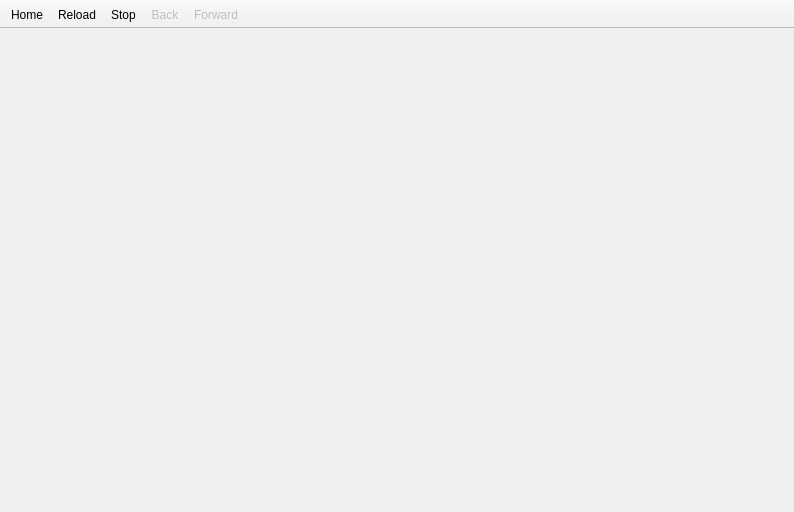
<?xml version="1.0" encoding="UTF-8"?>
<ui version="4.0">
 <class>BrowserWindow</class>
 <widget class="QMainWindow" name="BrowserWindow">
  <property name="geometry">
   <rect>
    <x>0</x>
    <y>0</y>
    <width>794</width>
    <height>512</height>
   </rect>
  </property>
  <property name="sizePolicy">
   <sizepolicy hsizetype="Minimum" vsizetype="Minimum">
    <horstretch>0</horstretch>
    <verstretch>0</verstretch>
   </sizepolicy>
  </property>
  <property name="windowTitle">
   <string>Browser</string>
  </property>
  <property name="windowIcon">
   <iconset resource="../../res/botfather.qrc">
    <normaloff>:/logo_v2.png</normaloff>:/logo_v2.png</iconset>
  </property>
  <widget class="QWidget" name="centralwidget">
   <layout class="QVBoxLayout" name="verticalLayout">
    <property name="leftMargin">
     <number>0</number>
    </property>
    <property name="topMargin">
     <number>0</number>
    </property>
    <property name="rightMargin">
     <number>0</number>
    </property>
    <property name="bottomMargin">
     <number>0</number>
    </property>
   </layout>
  </widget>
  <widget class="QToolBar" name="toolBar">
   <property name="enabled">
    <bool>true</bool>
   </property>
   <property name="windowTitle">
    <string>toolBar</string>
   </property>
   <property name="movable">
    <bool>false</bool>
   </property>
   <property name="floatable">
    <bool>false</bool>
   </property>
   <attribute name="toolBarArea">
    <enum>TopToolBarArea</enum>
   </attribute>
   <attribute name="toolBarBreak">
    <bool>false</bool>
   </attribute>
   <addaction name="actionHome"/>
   <addaction name="actionReload"/>
   <addaction name="actionStop"/>
   <addaction name="actionBack"/>
   <addaction name="actionForward"/>
  </widget>
  <action name="actionHome">
   <property name="icon">
    <iconset resource="../../res/botfather.qrc">
     <normaloff>:/icons/icons/icons8-home-32.png</normaloff>:/icons/icons/icons8-home-32.png</iconset>
   </property>
   <property name="text">
    <string>Home</string>
   </property>
   <property name="toolTip">
    <string>Home</string>
   </property>
  </action>
  <action name="actionReload">
   <property name="icon">
    <iconset resource="../../res/botfather.qrc">
     <normaloff>:/icons/icons/icons8-available-updates-32.png</normaloff>:/icons/icons/icons8-available-updates-32.png</iconset>
   </property>
   <property name="text">
    <string>Reload</string>
   </property>
  </action>
  <action name="actionBack">
   <property name="enabled">
    <bool>false</bool>
   </property>
   <property name="icon">
    <iconset resource="../../res/botfather.qrc">
     <normaloff>:/icons/icons/icons8-left-32.png</normaloff>:/icons/icons/icons8-left-32.png</iconset>
   </property>
   <property name="text">
    <string>Back</string>
   </property>
  </action>
  <action name="actionForward">
   <property name="enabled">
    <bool>false</bool>
   </property>
   <property name="icon">
    <iconset resource="../../res/botfather.qrc">
     <normaloff>:/icons/icons/icons8-right-32.png</normaloff>:/icons/icons/icons8-right-32.png</iconset>
   </property>
   <property name="text">
    <string>Forward</string>
   </property>
  </action>
  <action name="actionStop">
   <property name="icon">
    <iconset resource="../../res/botfather.qrc">
     <normaloff>:/icons/icons/icons8-delete-32.png</normaloff>:/icons/icons/icons8-delete-32.png</iconset>
   </property>
   <property name="text">
    <string>Stop</string>
   </property>
  </action>
 </widget>
 <resources>
  <include location="../../res/botfather.qrc"/>
 </resources>
 <connections/>
</ui>
